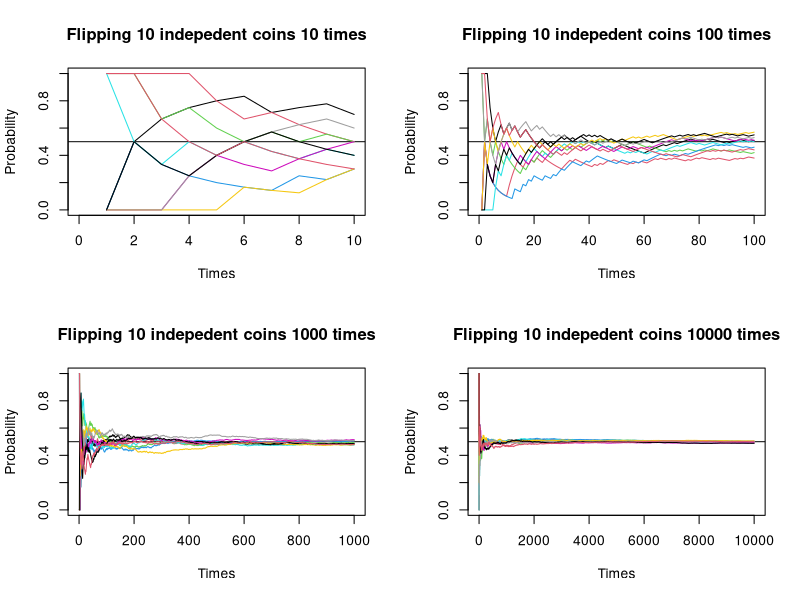

Write the R code that produced this figure.
## ---- chunk 1
knitr::opts_chunk$set(echo = TRUE)
## ---- chunk 2
# obs is the number of times a coin is flipped
# coins are the number of indepedent coins tossed at the same time

f.coin=function(flips, coins){
    plot(x = 0
         , ylab = "Probability"
         , xlab = "Times"
         , main = paste("Flipping", coins, "indepedent coins", flips, "times")
         , type = "n", ylim = c(0, 1), xlim = c(0, flips))
    abline(h = .5)
    for(i in 1:coins){
        s1=seq(1, flips)
        s2=cumsum(rbinom(n = flips, size = 1, prob = .5))
        lines(x = s2/s1, type = "l", ylim = c(0,1), col=i)
    }
}

# Testing
par(mfrow=c(2,2))

invisible(lapply(c(10, 100, 1000, 10000), FUN = function(x) f.coin(flips = x, coins = 10)))
